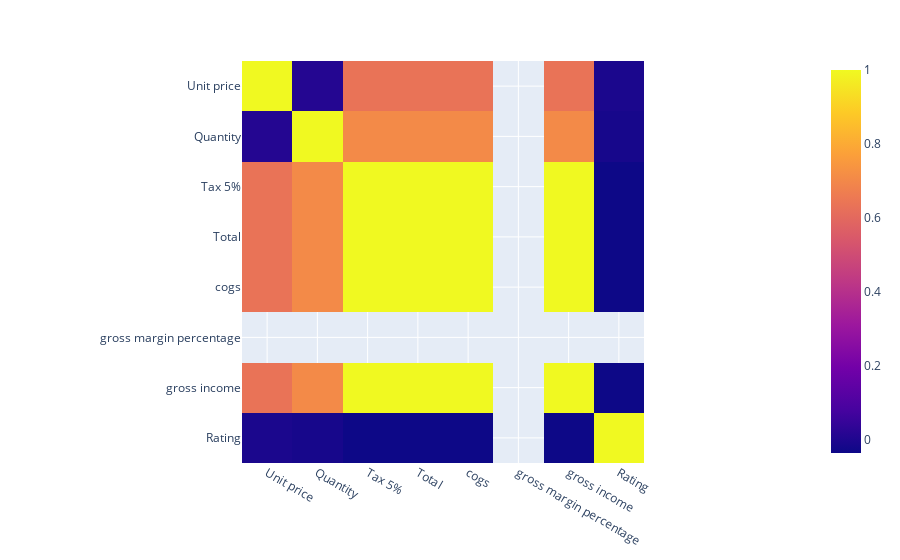

Notebook source saved alongside this figure:
### Markdown cell above
# Looking the correlation of the dataset

### Code cell
vvv=px.imshow(df.corr())
vvv.show()

### Figure 1 — Plotly figure (JSON) as saved in the notebook; plotly's stock layout.template omitted (floating-point values rounded to 4 significant figures)
{"data": [{"coloraxis": "coloraxis", "hovertemplate": "x: %{x}<br>y: %{y}<br>color: %{z}<extra></extra>", "name": "0", "type": "heatmap", "x": ["Unit price", "Quantity", "Tax 5%", "Total", "cogs", "gross margin percentage", "gross income", "Rating"], "xaxis": "x", "y": ["Unit price", "Quantity", "Tax 5%", "Total", "cogs", "gross margin percentage", "gross income", "Rating"], "yaxis": "y", "z": [[1, 0.01078, 0.634, 0.634, 0.634, null, 0.634, -0.008778], [0.01078, 1, 0.7055, 0.7055, 0.7055, null, 0.7055, -0.01581], [0.634, 0.7055, 1, 1.0, 1.0, null, 1, -0.03644], [0.634, 0.7055, 1.0, 1, 1.0, null, 1.0, -0.03644], [0.634, 0.7055, 1.0, 1.0, 1, null, 1.0, -0.03644], [null, null, null, null, null, null, null, null], [0.634, 0.7055, 1, 1.0, 1.0, null, 1, -0.03644], [-0.008778, -0.01581, -0.03644, -0.03644, -0.03644, null, -0.03644, 1]]}], "layout": {"coloraxis": {"colorscale": [[0, "#0d0887"], [0.1111, "#46039f"], [0.2222, "#7201a8"], [0.3333, "#9c179e"], [0.4444, "#bd3786"], [0.5556, "#d8576b"], [0.6667, "#ed7953"], [0.7778, "#fb9f3a"], [0.8889, "#fdca26"], [1, "#f0f921"]]}, "margin": {"t": 60}, "xaxis": {"anchor": "y", "constrain": "domain", "domain": [0, 1], "scaleanchor": "y"}, "yaxis": {"anchor": "x", "autorange": "reversed", "constrain": "domain", "domain": [0, 1]}}}
